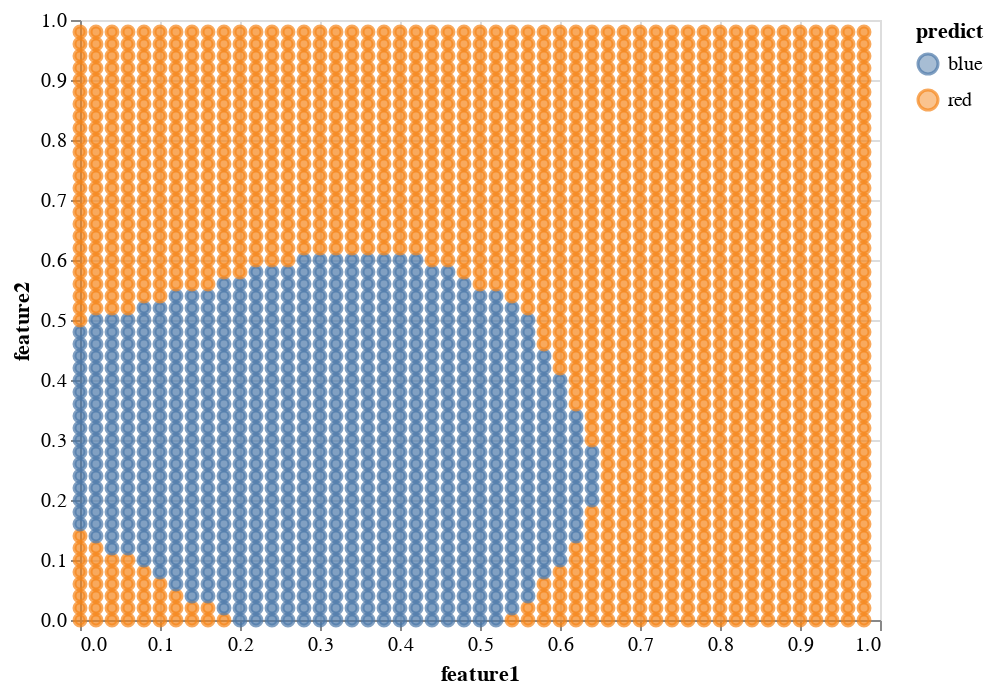

Source (notebook cell):
### Markdown cell above
Redraw the decision boundary graph above to visualize the new classifier.

### Code cell
#📝📝📝📝 FILLME
def create_model():
    # create model
    model = Sequential()
    model.add(Dense(32))
    model.add(Activation("relu"))
    model.add(Dense(32))
    model.add(Activation("relu"))
    model.add(Dense(1))
    model.add(Activation("sigmoid"))
    # Compile model
    model.compile(loss="binary_crossentropy",
                  optimizer="adam",
                  metrics=["accuracy"])
    return model
# create model
model = KerasClassifier(build_fn=create_model,
                         epochs=500,
                         batch_size=5,
                         verbose=0)
# fit model on training set
model.fit(x=df_train[["feature1", "feature2"]],
          y=df_train["class"])
# print model info
print (model.model.summary())
# predict on all data points
all_df["predict"] = model.predict(all_df[["feature1", "feature2"]])
# visualize decision boundary
chart = (alt.Chart(all_df)
    .mark_point()
    .encode(
        x = "feature1",
        y = "feature2",
        color="predict",
        fill = "predict",
    ))
# print accuracy
df_test["predict"] = model.predict(df_test[["feature1", "feature2"]])
correct = (df_test["predict"] ==  df_test["class"])
accuracy = correct.sum() / correct.size
print ("accuracy: ", accuracy)
chart

### Figure 1 — Vega-Lite specification as saved in the notebook (floating-point values rounded to 4 significant figures; data arrays with more than 128 entries replaced by an {"elided": "..."} marker saying what was removed)
{"config": {"view": {"continuousWidth": 400, "continuousHeight": 300}}, "data": {"name": "data-e072c585a4f79d12a3a9ab814bcb38be"}, "mark": "point", "encoding": {"color": {"type": "nominal", "field": "predict"}, "fill": {"type": "nominal", "field": "predict"}, "x": {"type": "quantitative", "field": "feature1"}, "y": {"type": "quantitative", "field": "feature2"}}, "$schema": "https://vega.github.io/schema/vega-lite/v4.8.1.json", "datasets": {"data-e072c585a4f79d12a3a9ab814bcb38be": {"elided": "2500 records"}}}
